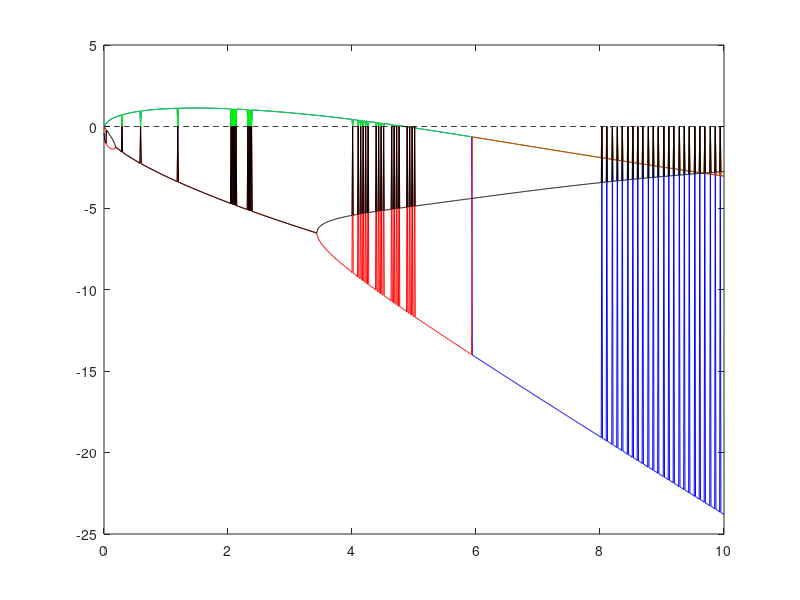

Source code (MATLAB):
M =  [ 80.81722, 2.31941332208709;
       2.31941332208709, 0.29784188199686];

K0 = [-80.95, -2.59951685249872;
      -2.59951685249872, -0.80329488458618];

K2 = [0, 76.59734589573222;
      0, 2.65431523794604];


C1 = [0     , 33.86641391492494
     -0.85035641456978 , 1.68540397397560];

g = 9.81;

vf = 10;
dv = 0.01;
num_pts = vf/dv + 1;

x = zeros(4,num_pts);
ref = zeros(1,num_pts);
V = 0:dv:vf;

for v = V

    invM = inv(M);
    K = g*K0+v*v*K2;
    S1 = -v.*invM*C1;
    S2 = -1*invM*K;

    A = [ 0 0 1 0 ;
          0 0 0 1 ;
        S2  S1 ];

    % B = [0  0;
    %      0  0;
    %      invM];

    B = [0 
         0 
        invM(1,1) 
        invM(2,2)];
 
K = [-29.6829    9.4989   -2.5265    0.1828];
% K = place(A,B,P)

    x(:,floor(v/dv)+1) = eig(A-B*K);
end

plot(V,real(x(1,:)),'b-', V,real(x(2,:)),'g-', V,real(x(3,:)),'r-', V,real(x(4,:)),'k-', V, ref,'k--');

% rank(ctrb(A, B))

% Compute the solution!
% x=[0;1;0;0]; t=0; tf=5; dt=0.01;
% 
% while (t<tf)
%     x=x+dt.*(A-B*K)*x;
%     t=t+dt;
% end;
